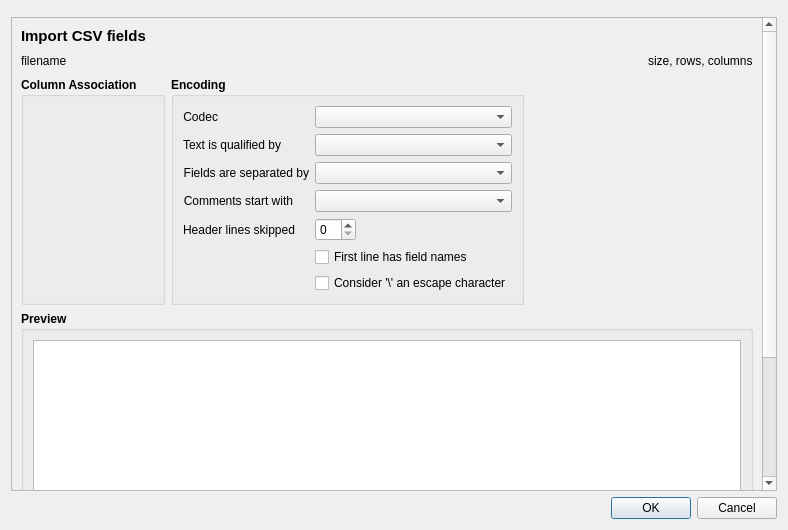
<?xml version="1.0" encoding="UTF-8"?>
<ui version="4.0">
 <class>CsvImportWidget</class>
 <widget class="QWidget" name="CsvImportWidget">
  <property name="geometry">
   <rect>
    <x>0</x>
    <y>0</y>
    <width>788</width>
    <height>530</height>
   </rect>
  </property>
  <property name="windowTitle">
   <string/>
  </property>
  <layout class="QVBoxLayout" name="verticalLayout_2">
   <item>
    <widget class="MessageWidget" name="messageWidget" native="true"/>
   </item>
   <item>
    <widget class="QScrollArea" name="scrollArea">
     <property name="horizontalScrollBarPolicy">
      <enum>Qt::ScrollBarAlwaysOff</enum>
     </property>
     <property name="widgetResizable">
      <bool>true</bool>
     </property>
     <widget class="QWidget" name="scrollAreaWidgetContents">
      <layout class="QVBoxLayout" name="verticalLayout_3">
       <item>
        <widget class="QLabel" name="labelHeadline">
         <property name="font">
          <font>
           <pointsize>11</pointsize>
           <weight>75</weight>
           <bold>true</bold>
          </font>
         </property>
         <property name="text">
          <string>Import CSV fields</string>
         </property>
        </widget>
       </item>
       <item>
        <layout class="QHBoxLayout" name="horizontalLayout_3">
         <item>
          <widget class="QLabel" name="labelFilename">
           <property name="text">
            <string>filename</string>
           </property>
          </widget>
         </item>
         <item>
          <spacer name="horizontalSpacer_3">
           <property name="orientation">
            <enum>Qt::Horizontal</enum>
           </property>
           <property name="sizeHint" stdset="0">
            <size>
             <width>40</width>
             <height>20</height>
            </size>
           </property>
          </spacer>
         </item>
         <item>
          <widget class="QLabel" name="labelSizeRowsCols">
           <property name="text">
            <string>size, rows, columns</string>
           </property>
          </widget>
         </item>
        </layout>
       </item>
       <item>
        <layout class="QHBoxLayout" name="horizontalLayout_2">
         <item>
          <widget class="QGroupBox" name="groupBoxColumnAssociations">
           <property name="font">
            <font>
             <weight>75</weight>
             <bold>true</bold>
            </font>
           </property>
           <property name="title">
            <string>Column Association</string>
           </property>
           <layout class="QVBoxLayout" name="verticalLayout_4">
            <item>
             <layout class="QGridLayout" name="gridLayout_combos"/>
            </item>
            <item>
             <spacer name="verticalSpacer">
              <property name="orientation">
               <enum>Qt::Vertical</enum>
              </property>
              <property name="sizeHint" stdset="0">
               <size>
                <width>20</width>
                <height>40</height>
               </size>
              </property>
             </spacer>
            </item>
           </layout>
          </widget>
         </item>
         <item>
          <widget class="QGroupBox" name="Encoding">
           <property name="font">
            <font>
             <weight>75</weight>
             <bold>true</bold>
            </font>
           </property>
           <property name="title">
            <string>Encoding</string>
           </property>
           <layout class="QFormLayout" name="formLayout">
            <item row="0" column="0">
             <widget class="QLabel" name="labelCodec">
              <property name="font">
               <font>
                <weight>50</weight>
                <bold>false</bold>
               </font>
              </property>
              <property name="text">
               <string>Codec</string>
              </property>
              <property name="alignment">
               <set>Qt::AlignRight|Qt::AlignTrailing|Qt::AlignVCenter</set>
              </property>
             </widget>
            </item>
            <item row="0" column="1">
             <widget class="QComboBox" name="comboBoxCodec">
              <property name="font">
               <font>
                <weight>50</weight>
                <bold>false</bold>
               </font>
              </property>
              <property name="accessibleName">
               <string>Codec</string>
              </property>
              <property name="editable">
               <bool>false</bool>
              </property>
             </widget>
            </item>
            <item row="1" column="0">
             <widget class="QLabel" name="labelTextQualifier">
              <property name="font">
               <font>
                <weight>50</weight>
                <bold>false</bold>
               </font>
              </property>
              <property name="text">
               <string>Text is qualified by</string>
              </property>
              <property name="alignment">
               <set>Qt::AlignRight|Qt::AlignTrailing|Qt::AlignVCenter</set>
              </property>
             </widget>
            </item>
            <item row="1" column="1">
             <widget class="QComboBox" name="comboBoxTextQualifier">
              <property name="font">
               <font>
                <weight>50</weight>
                <bold>false</bold>
               </font>
              </property>
              <property name="accessibleName">
               <string>Text qualification</string>
              </property>
              <property name="editable">
               <bool>false</bool>
              </property>
             </widget>
            </item>
            <item row="2" column="0">
             <widget class="QLabel" name="labelFieldSeparator">
              <property name="font">
               <font>
                <weight>50</weight>
                <bold>false</bold>
               </font>
              </property>
              <property name="text">
               <string>Fields are separated by</string>
              </property>
              <property name="alignment">
               <set>Qt::AlignRight|Qt::AlignTrailing|Qt::AlignVCenter</set>
              </property>
             </widget>
            </item>
            <item row="2" column="1">
             <widget class="QComboBox" name="comboBoxFieldSeparator">
              <property name="font">
               <font>
                <weight>50</weight>
                <bold>false</bold>
               </font>
              </property>
              <property name="accessibleName">
               <string>Field separation</string>
              </property>
              <property name="editable">
               <bool>false</bool>
              </property>
             </widget>
            </item>
            <item row="3" column="0">
             <widget class="QLabel" name="labelComments">
              <property name="font">
               <font>
                <weight>50</weight>
                <bold>false</bold>
               </font>
              </property>
              <property name="text">
               <string>Comments start with</string>
              </property>
              <property name="alignment">
               <set>Qt::AlignRight|Qt::AlignTrailing|Qt::AlignVCenter</set>
              </property>
             </widget>
            </item>
            <item row="3" column="1">
             <widget class="QComboBox" name="comboBoxComment">
              <property name="font">
               <font>
                <weight>50</weight>
                <bold>false</bold>
               </font>
              </property>
              <property name="accessibleName">
               <string>Comments start with</string>
              </property>
              <property name="editable">
               <bool>false</bool>
              </property>
             </widget>
            </item>
            <item row="4" column="0">
             <widget class="QLabel" name="labelSkipRows">
              <property name="font">
               <font>
                <weight>50</weight>
                <bold>false</bold>
               </font>
              </property>
              <property name="text">
               <string>Header lines skipped</string>
              </property>
              <property name="alignment">
               <set>Qt::AlignRight|Qt::AlignTrailing|Qt::AlignVCenter</set>
              </property>
             </widget>
            </item>
            <item row="4" column="1">
             <layout class="QHBoxLayout" name="horizontalLayout">
              <item>
               <widget class="QSpinBox" name="spinBoxSkip">
                <property name="font">
                 <font>
                  <weight>50</weight>
                  <bold>false</bold>
                 </font>
                </property>
                <property name="accessibleName">
                 <string>Number of header lines to discard</string>
                </property>
               </widget>
              </item>
              <item>
               <spacer name="horizontalSpacer_2">
                <property name="orientation">
                 <enum>Qt::Horizontal</enum>
                </property>
                <property name="sizeHint" stdset="0">
                 <size>
                  <width>122</width>
                  <height>20</height>
                 </size>
                </property>
               </spacer>
              </item>
             </layout>
            </item>
            <item row="5" column="1">
             <widget class="QCheckBox" name="checkBoxFieldNames">
              <property name="font">
               <font>
                <weight>50</weight>
                <bold>false</bold>
               </font>
              </property>
              <property name="text">
               <string>First line has field names</string>
              </property>
             </widget>
            </item>
            <item row="6" column="1">
             <widget class="QCheckBox" name="checkBoxBackslash">
              <property name="font">
               <font>
                <weight>50</weight>
                <bold>false</bold>
               </font>
              </property>
              <property name="text">
               <string>Consider '\' an escape character</string>
              </property>
             </widget>
            </item>
           </layout>
          </widget>
         </item>
         <item>
          <spacer name="horizontalSpacer">
           <property name="orientation">
            <enum>Qt::Horizontal</enum>
           </property>
           <property name="sizeHint" stdset="0">
            <size>
             <width>40</width>
             <height>20</height>
            </size>
           </property>
          </spacer>
         </item>
        </layout>
       </item>
       <item>
        <widget class="QGroupBox" name="groupBoxPreview">
         <property name="font">
          <font>
           <weight>75</weight>
           <bold>true</bold>
          </font>
         </property>
         <property name="title">
          <string>Preview</string>
         </property>
         <property name="checkable">
          <bool>false</bool>
         </property>
         <layout class="QVBoxLayout" name="verticalLayout">
          <item>
           <widget class="QTableView" name="tableViewFields">
            <property name="sizePolicy">
             <sizepolicy hsizetype="Expanding" vsizetype="MinimumExpanding">
              <horstretch>0</horstretch>
              <verstretch>0</verstretch>
             </sizepolicy>
            </property>
            <property name="minimumSize">
             <size>
              <width>0</width>
              <height>300</height>
             </size>
            </property>
            <property name="font">
             <font>
              <weight>50</weight>
              <bold>false</bold>
             </font>
            </property>
            <property name="accessibleName">
             <string>CSV import preview</string>
            </property>
            <property name="cornerButtonEnabled">
             <bool>false</bool>
            </property>
            <attribute name="horizontalHeaderVisible">
             <bool>true</bool>
            </attribute>
           </widget>
          </item>
         </layout>
        </widget>
       </item>
      </layout>
     </widget>
    </widget>
   </item>
   <item>
    <widget class="QDialogButtonBox" name="buttonBox">
     <property name="standardButtons">
      <set>QDialogButtonBox::Cancel|QDialogButtonBox::Ok</set>
     </property>
     <property name="centerButtons">
      <bool>false</bool>
     </property>
    </widget>
   </item>
  </layout>
 </widget>
 <customwidgets>
  <customwidget>
   <class>MessageWidget</class>
   <extends>QWidget</extends>
   <header>gui/MessageWidget.h</header>
   <container>1</container>
  </customwidget>
 </customwidgets>
 <tabstops>
  <tabstop>spinBoxSkip</tabstop>
  <tabstop>tableViewFields</tabstop>
 </tabstops>
 <resources/>
 <connections/>
</ui>
